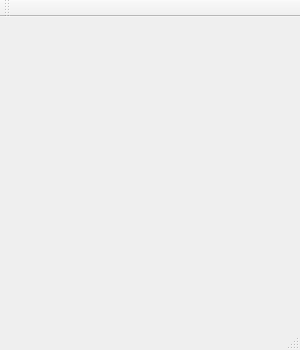
<?xml version="1.0" encoding="UTF-8"?>
<ui version="4.0">
 <class>MainWindow</class>
 <widget class="QMainWindow" name="MainWindow">
  <property name="geometry">
   <rect>
    <x>0</x>
    <y>0</y>
    <width>300</width>
    <height>350</height>
   </rect>
  </property>
  <property name="windowTitle">
   <string>MainWindow</string>
  </property>
  <property name="styleSheet">
   <string notr="true"/>
  </property>
  <widget class="QWidget" name="centralWidget">
   <property name="maximumSize">
    <size>
     <width>16777215</width>
     <height>16777215</height>
    </size>
   </property>
   <layout class="QVBoxLayout" name="verticalLayout_2">
    <item>
     <layout class="QVBoxLayout" name="mainLayout"/>
    </item>
   </layout>
  </widget>
  <widget class="QMenuBar" name="menuBar">
   <property name="geometry">
    <rect>
     <x>0</x>
     <y>0</y>
     <width>300</width>
     <height>22</height>
    </rect>
   </property>
  </widget>
  <widget class="QToolBar" name="mainToolBar">
   <attribute name="toolBarArea">
    <enum>TopToolBarArea</enum>
   </attribute>
   <attribute name="toolBarBreak">
    <bool>false</bool>
   </attribute>
  </widget>
  <widget class="QStatusBar" name="statusBar"/>
 </widget>
 <layoutdefault spacing="6" margin="11"/>
 <resources/>
 <connections/>
</ui>
